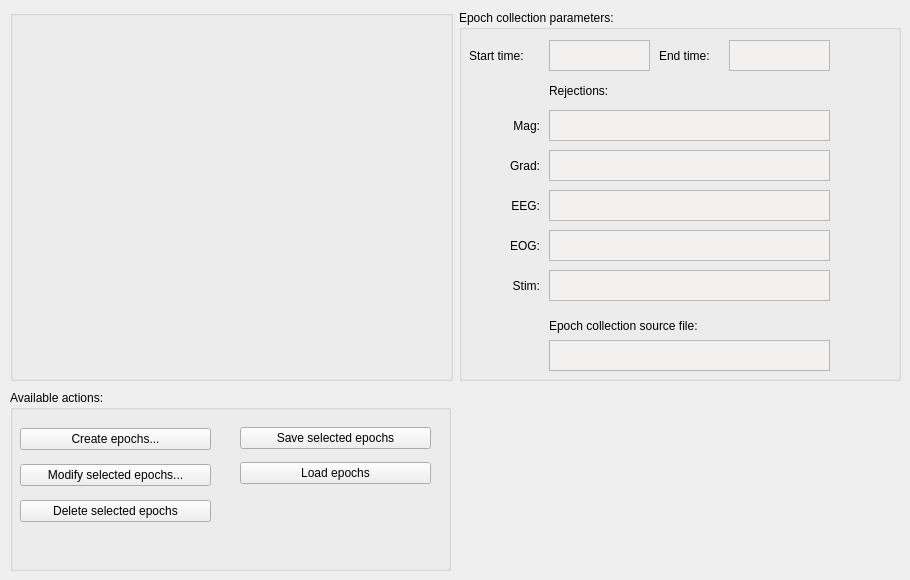
            <widget class="QWidget" name="tabEpoching">
             <attribute name="title">
              <string>Epoching</string>
             </attribute>
             <widget class="QWidget" name="horizontalLayoutWidget_6">
              <property name="geometry">
               <rect>
                <x>10</x>
                <y>10</y>
                <width>891</width>
                <height>371</height>
               </rect>
              </property>
              <layout class="QHBoxLayout" name="horizontalLayout_26">
               <item>
                <layout class="QHBoxLayout" name="horizontalLayout_11">
                 <item>
                  <widget class="QGroupBox" name="groupBoxEpochsEpoching">
                   <property name="sizePolicy">
                    <sizepolicy hsizetype="Preferred" vsizetype="Preferred">
                     <horstretch>0</horstretch>
                     <verstretch>0</verstretch>
                    </sizepolicy>
                   </property>
                   <property name="title">
                    <string/>
                   </property>
                  </widget>
                 </item>
                </layout>
               </item>
               <item>
                <widget class="QGroupBox" name="groupBox">
                 <property name="title">
                  <string>Epoch collection parameters:</string>
                 </property>
                 <widget class="QLabel" name="labelTmin">
                  <property name="geometry">
                   <rect>
                    <x>10</x>
                    <y>30</y>
                    <width>71</width>
                    <height>31</height>
                   </rect>
                  </property>
                  <property name="text">
                   <string>Start time:</string>
                  </property>
                 </widget>
                 <widget class="QTextBrowser" name="textBrowserTmin">
                  <property name="enabled">
                   <bool>true</bool>
                  </property>
                  <property name="geometry">
                   <rect>
                    <x>90</x>
                    <y>30</y>
                    <width>101</width>
                    <height>31</height>
                   </rect>
                  </property>
                  <property name="sizePolicy">
                   <sizepolicy hsizetype="Preferred" vsizetype="Preferred">
                    <horstretch>0</horstretch>
                    <verstretch>0</verstretch>
                   </sizepolicy>
                  </property>
                  <property name="minimumSize">
                   <size>
                    <width>0</width>
                    <height>0</height>
                   </size>
                  </property>
                  <property name="maximumSize">
                   <size>
                    <width>16777215</width>
                    <height>16777215</height>
                   </size>
                  </property>
                  <property name="sizeIncrement">
                   <size>
                    <width>0</width>
                    <height>31</height>
                   </size>
                  </property>
                  <property name="palette">
                   <palette>
                    <active>
                     <colorrole role="Base">
                      <brush brushstyle="SolidPattern">
                       <color alpha="255">
                        <red>242</red>
                        <green>241</green>
                        <blue>240</blue>
                       </color>
                      </brush>
                     </colorrole>
                    </active>
                    <inactive>
                     <colorrole role="Base">
                      <brush brushstyle="SolidPattern">
                       <color alpha="255">
                        <red>242</red>
                        <green>241</green>
                        <blue>240</blue>
                       </color>
                      </brush>
                     </colorrole>
                    </inactive>
                    <disabled>
                     <colorrole role="Base">
                      <brush brushstyle="SolidPattern">
                       <color alpha="255">
                        <red>255</red>
                        <green>255</green>
                        <blue>255</blue>
                       </color>
                      </brush>
                     </colorrole>
                    </disabled>
                   </palette>
                  </property>
                  <property name="frameShape">
                   <enum>QFrame::StyledPanel</enum>
                  </property>
                 </widget>
                 <widget class="QLabel" name="labelTmax">
                  <property name="geometry">
                   <rect>
                    <x>200</x>
                    <y>30</y>
                    <width>61</width>
                    <height>31</height>
                   </rect>
                  </property>
                  <property name="text">
                   <string>End time:</string>
                  </property>
                 </widget>
                 <widget class="QTextBrowser" name="textBrowserTmax">
                  <property name="enabled">
                   <bool>true</bool>
                  </property>
                  <property name="geometry">
                   <rect>
                    <x>270</x>
                    <y>30</y>
                    <width>101</width>
                    <height>31</height>
                   </rect>
                  </property>
                  <property name="sizePolicy">
                   <sizepolicy hsizetype="Preferred" vsizetype="Preferred">
                    <horstretch>0</horstretch>
                    <verstretch>0</verstretch>
                   </sizepolicy>
                  </property>
                  <property name="minimumSize">
                   <size>
                    <width>0</width>
                    <height>0</height>
                   </size>
                  </property>
                  <property name="maximumSize">
                   <size>
                    <width>16777215</width>
                    <height>16777215</height>
                   </size>
                  </property>
                  <property name="sizeIncrement">
                   <size>
                    <width>0</width>
                    <height>31</height>
                   </size>
                  </property>
                  <property name="palette">
                   <palette>
                    <active>
                     <colorrole role="Base">
                      <brush brushstyle="SolidPattern">
                       <color alpha="255">
                        <red>242</red>
                        <green>241</green>
                        <blue>240</blue>
                       </color>
                      </brush>
                     </colorrole>
                    </active>
                    <inactive>
                     <colorrole role="Base">
                      <brush brushstyle="SolidPattern">
                       <color alpha="255">
                        <red>242</red>
                        <green>241</green>
                        <blue>240</blue>
                       </color>
                      </brush>
                     </colorrole>
                    </inactive>
                    <disabled>
                     <colorrole role="Base">
                      <brush brushstyle="SolidPattern">
                       <color alpha="255">
                        <red>255</red>
                        <green>255</green>
                        <blue>255</blue>
                       </color>
                      </brush>
                     </colorrole>
                    </disabled>
                   </palette>
                  </property>
                 </widget>
                 <widget class="QTextBrowser" name="textBrowserMag">
                  <property name="enabled">
                   <bool>true</bool>
                  </property>
                  <property name="geometry">
                   <rect>
                    <x>90</x>
                    <y>100</y>
                    <width>281</width>
                    <height>31</height>
                   </rect>
                  </property>
                  <property name="sizePolicy">
                   <sizepolicy hsizetype="Preferred" vsizetype="Preferred">
                    <horstretch>0</horstretch>
                    <verstretch>0</verstretch>
                   </sizepolicy>
                  </property>
                  <property name="minimumSize">
                   <size>
                    <width>0</width>
                    <height>0</height>
                   </size>
                  </property>
                  <property name="maximumSize">
                   <size>
                    <width>16777215</width>
                    <height>16777215</height>
                   </size>
                  </property>
                  <property name="sizeIncrement">
                   <size>
                    <width>0</width>
                    <height>31</height>
                   </size>
                  </property>
                  <property name="palette">
                   <palette>
                    <active>
                     <colorrole role="Base">
                      <brush brushstyle="SolidPattern">
                       <color alpha="255">
                        <red>242</red>
                        <green>241</green>
                        <blue>240</blue>
                       </color>
                      </brush>
                     </colorrole>
                    </active>
                    <inactive>
                     <colorrole role="Base">
                      <brush brushstyle="SolidPattern">
                       <color alpha="255">
                        <red>242</red>
                        <green>241</green>
                        <blue>240</blue>
                       </color>
                      </brush>
                     </colorrole>
                    </inactive>
                    <disabled>
                     <colorrole role="Base">
                      <brush brushstyle="SolidPattern">
                       <color alpha="255">
                        <red>255</red>
                        <green>255</green>
                        <blue>255</blue>
                       </color>
                      </brush>
                     </colorrole>
                    </disabled>
                   </palette>
                  </property>
                  <property name="frameShadow">
                   <enum>QFrame::Sunken</enum>
                  </property>
                 </widget>
                 <widget class="QLabel" name="labelRejections">
                  <property name="geometry">
                   <rect>
                    <x>90</x>
                    <y>70</y>
                    <width>81</width>
                    <height>21</height>
                   </rect>
                  </property>
                  <property name="font">
                   <font>
                    <weight>50</weight>
                    <bold>false</bold>
                   </font>
                  </property>
                  <property name="text">
                   <string>Rejections:</string>
                  </property>
                 </widget>
                 <widget class="QLabel" name="labelMagReject">
                  <property name="geometry">
                   <rect>
                    <x>40</x>
                    <y>100</y>
                    <width>41</width>
                    <height>31</height>
                   </rect>
                  </property>
                  <property name="maximumSize">
                   <size>
                    <width>16777215</width>
                    <height>16777215</height>
                   </size>
                  </property>
                  <property name="text">
                   <string>Mag:</string>
                  </property>
                  <property name="alignment">
                   <set>Qt::AlignRight|Qt::AlignTrailing|Qt::AlignVCenter</set>
                  </property>
                 </widget>
                 <widget class="QTextBrowser" name="textBrowserGrad">
                  <property name="geometry">
                   <rect>
                    <x>90</x>
                    <y>140</y>
                    <width>281</width>
                    <height>31</height>
                   </rect>
                  </property>
                  <property name="sizePolicy">
                   <sizepolicy hsizetype="Ignored" vsizetype="Ignored">
                    <horstretch>0</horstretch>
                    <verstretch>0</verstretch>
                   </sizepolicy>
                  </property>
                  <property name="minimumSize">
                   <size>
                    <width>0</width>
                    <height>0</height>
                   </size>
                  </property>
                  <property name="maximumSize">
                   <size>
                    <width>16777215</width>
                    <height>16777215</height>
                   </size>
                  </property>
                  <property name="palette">
                   <palette>
                    <active>
                     <colorrole role="Base">
                      <brush brushstyle="SolidPattern">
                       <color alpha="255">
                        <red>242</red>
                        <green>241</green>
                        <blue>240</blue>
                       </color>
                      </brush>
                     </colorrole>
                    </active>
                    <inactive>
                     <colorrole role="Base">
                      <brush brushstyle="SolidPattern">
                       <color alpha="255">
                        <red>242</red>
                        <green>241</green>
                        <blue>240</blue>
                       </color>
                      </brush>
                     </colorrole>
                    </inactive>
                    <disabled>
                     <colorrole role="Base">
                      <brush brushstyle="SolidPattern">
                       <color alpha="255">
                        <red>255</red>
                        <green>255</green>
                        <blue>255</blue>
                       </color>
                      </brush>
                     </colorrole>
                    </disabled>
                   </palette>
                  </property>
                 </widget>
                 <widget class="QLabel" name="labelGradReject">
                  <property name="geometry">
                   <rect>
                    <x>40</x>
                    <y>140</y>
                    <width>41</width>
                    <height>31</height>
                   </rect>
                  </property>
                  <property name="maximumSize">
                   <size>
                    <width>16777215</width>
                    <height>16777215</height>
                   </size>
                  </property>
                  <property name="text">
                   <string>Grad:</string>
                  </property>
                  <property name="alignment">
                   <set>Qt::AlignRight|Qt::AlignTrailing|Qt::AlignVCenter</set>
                  </property>
                 </widget>
                 <widget class="QLabel" name="labelEegReject">
                  <property name="geometry">
                   <rect>
                    <x>40</x>
                    <y>180</y>
                    <width>41</width>
                    <height>31</height>
                   </rect>
                  </property>
                  <property name="text">
                   <string>EEG:</string>
                  </property>
                  <property name="alignment">
                   <set>Qt::AlignRight|Qt::AlignTrailing|Qt::AlignVCenter</set>
                  </property>
                 </widget>
                 <widget class="QTextBrowser" name="textBrowserEEG">
                  <property name="geometry">
                   <rect>
                    <x>90</x>
                    <y>180</y>
                    <width>281</width>
                    <height>31</height>
                   </rect>
                  </property>
                  <property name="palette">
                   <palette>
                    <active>
                     <colorrole role="Base">
                      <brush brushstyle="SolidPattern">
                       <color alpha="255">
                        <red>242</red>
                        <green>241</green>
                        <blue>240</blue>
                       </color>
                      </brush>
                     </colorrole>
                    </active>
                    <inactive>
                     <colorrole role="Base">
                      <brush brushstyle="SolidPattern">
                       <color alpha="255">
                        <red>242</red>
                        <green>241</green>
                        <blue>240</blue>
                       </color>
                      </brush>
                     </colorrole>
                    </inactive>
                    <disabled>
                     <colorrole role="Base">
                      <brush brushstyle="SolidPattern">
                       <color alpha="255">
                        <red>255</red>
                        <green>255</green>
                        <blue>255</blue>
                       </color>
                      </brush>
                     </colorrole>
                    </disabled>
                   </palette>
                  </property>
                 </widget>
                 <widget class="QTextBrowser" name="textBrowserEOG">
                  <property name="geometry">
                   <rect>
                    <x>90</x>
                    <y>220</y>
                    <width>281</width>
                    <height>31</height>
                   </rect>
                  </property>
                  <property name="palette">
                   <palette>
                    <active>
                     <colorrole role="Base">
                      <brush brushstyle="SolidPattern">
                       <color alpha="255">
                        <red>242</red>
                        <green>241</green>
                        <blue>240</blue>
                       </color>
                      </brush>
                     </colorrole>
                    </active>
                    <inactive>
                     <colorrole role="Base">
                      <brush brushstyle="SolidPattern">
                       <color alpha="255">
                        <red>242</red>
                        <green>241</green>
                        <blue>240</blue>
                       </color>
                      </brush>
                     </colorrole>
                    </inactive>
                    <disabled>
                     <colorrole role="Base">
                      <brush brushstyle="SolidPattern">
                       <color alpha="255">
                        <red>255</red>
                        <green>255</green>
                        <blue>255</blue>
                       </color>
                      </brush>
                     </colorrole>
                    </disabled>
                   </palette>
                  </property>
                 </widget>
                 <widget class="QLabel" name="labelEogReject">
                  <property name="geometry">
                   <rect>
                    <x>40</x>
                    <y>220</y>
                    <width>41</width>
                    <height>31</height>
                   </rect>
                  </property>
                  <property name="text">
                   <string>EOG:</string>
                  </property>
                  <property name="alignment">
                   <set>Qt::AlignRight|Qt::AlignTrailing|Qt::AlignVCenter</set>
                  </property>
                 </widget>
                 <widget class="QTextBrowser" name="textBrowserStim">
                  <property name="geometry">
                   <rect>
                    <x>90</x>
                    <y>260</y>
                    <width>281</width>
                    <height>31</height>
                   </rect>
                  </property>
                  <property name="palette">
                   <palette>
                    <active>
                     <colorrole role="Base">
                      <brush brushstyle="SolidPattern">
                       <color alpha="255">
                        <red>242</red>
                        <green>241</green>
                        <blue>240</blue>
                       </color>
                      </brush>
                     </colorrole>
                    </active>
                    <inactive>
                     <colorrole role="Base">
                      <brush brushstyle="SolidPattern">
                       <color alpha="255">
                        <red>242</red>
                        <green>241</green>
                        <blue>240</blue>
                       </color>
                      </brush>
                     </colorrole>
                    </inactive>
                    <disabled>
                     <colorrole role="Base">
                      <brush brushstyle="SolidPattern">
                       <color alpha="255">
                        <red>255</red>
                        <green>255</green>
                        <blue>255</blue>
                       </color>
                      </brush>
                     </colorrole>
                    </disabled>
                   </palette>
                  </property>
                 </widget>
                 <widget class="QLabel" name="labelStimReject">
                  <property name="geometry">
                   <rect>
                    <x>40</x>
                    <y>260</y>
                    <width>41</width>
                    <height>31</height>
                   </rect>
                  </property>
                  <property name="text">
                   <string>Stim:</string>
                  </property>
                  <property name="alignment">
                   <set>Qt::AlignRight|Qt::AlignTrailing|Qt::AlignVCenter</set>
                  </property>
                 </widget>
                 <widget class="QLabel" name="labelWorkingFile">
                  <property name="geometry">
                   <rect>
                    <x>90</x>
                    <y>300</y>
                    <width>231</width>
                    <height>31</height>
                   </rect>
                  </property>
                  <property name="text">
                   <string>Epoch collection source file:</string>
                  </property>
                 </widget>
                 <widget class="QTextBrowser" name="textBrowserWorkingFile">
                  <property name="geometry">
                   <rect>
                    <x>90</x>
                    <y>330</y>
                    <width>281</width>
                    <height>31</height>
                   </rect>
                  </property>
                  <property name="palette">
                   <palette>
                    <active>
                     <colorrole role="Base">
                      <brush brushstyle="SolidPattern">
                       <color alpha="255">
                        <red>242</red>
                        <green>241</green>
                        <blue>240</blue>
                       </color>
                      </brush>
                     </colorrole>
                    </active>
                    <inactive>
                     <colorrole role="Base">
                      <brush brushstyle="SolidPattern">
                       <color alpha="255">
                        <red>242</red>
                        <green>241</green>
                        <blue>240</blue>
                       </color>
                      </brush>
                     </colorrole>
                    </inactive>
                    <disabled>
                     <colorrole role="Base">
                      <brush brushstyle="SolidPattern">
                       <color alpha="255">
                        <red>255</red>
                        <green>255</green>
                        <blue>255</blue>
                       </color>
                      </brush>
                     </colorrole>
                    </disabled>
                   </palette>
                  </property>
                  <property name="frameShape">
                   <enum>QFrame::StyledPanel</enum>
                  </property>
                 </widget>
                </widget>
               </item>
              </layout>
             </widget>
             <widget class="QGroupBox" name="groupBoxAvailableEpoching">
              <property name="geometry">
               <rect>
                <x>10</x>
                <y>390</y>
                <width>441</width>
                <height>181</height>
               </rect>
              </property>
              <property name="title">
               <string>Available actions:</string>
              </property>
              <widget class="QWidget" name="verticalLayoutWidget_8">
               <property name="geometry">
                <rect>
                 <x>10</x>
                 <y>30</y>
                 <width>191</width>
                 <height>111</height>
                </rect>
               </property>
               <layout class="QVBoxLayout" name="verticalLayout_13">
                <item>
                 <widget class="QPushButton" name="pushButtonCreateEpochs">
                  <property name="text">
                   <string>Create epochs...</string>
                  </property>
                 </widget>
                </item>
                <item>
                 <widget class="QPushButton" name="pushButtonModifyEpochs">
                  <property name="text">
                   <string>Modify selected epochs...</string>
                  </property>
                 </widget>
                </item>
                <item>
                 <widget class="QPushButton" name="pushButtonDeleteEpochs">
                  <property name="text">
                   <string>Delete selected epochs</string>
                  </property>
                 </widget>
                </item>
               </layout>
              </widget>
              <widget class="QWidget" name="verticalLayoutWidget_9">
               <property name="geometry">
                <rect>
                 <x>230</x>
                 <y>30</y>
                 <width>191</width>
                 <height>71</height>
                </rect>
               </property>
               <layout class="QVBoxLayout" name="verticalLayout_2">
                <item>
                 <widget class="QPushButton" name="pushButtonSaveEpochs">
                  <property name="text">
                   <string>Save selected epochs</string>
                  </property>
                 </widget>
                </item>
                <item>
                 <widget class="QPushButton" name="pushButtonLoadEpochs">
                  <property name="text">
                   <string>Load epochs</string>
                  </property>
                 </widget>
                </item>
               </layout>
              </widget>
             </widget>
            </widget>
